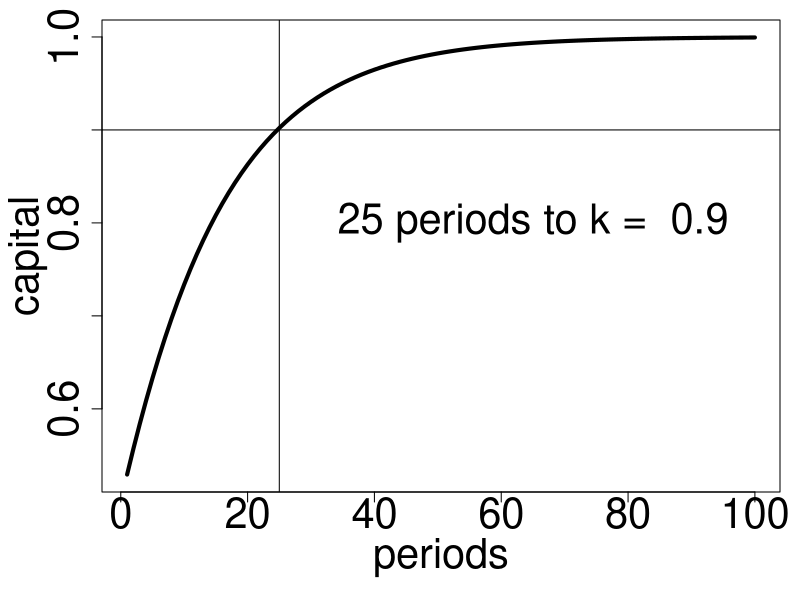
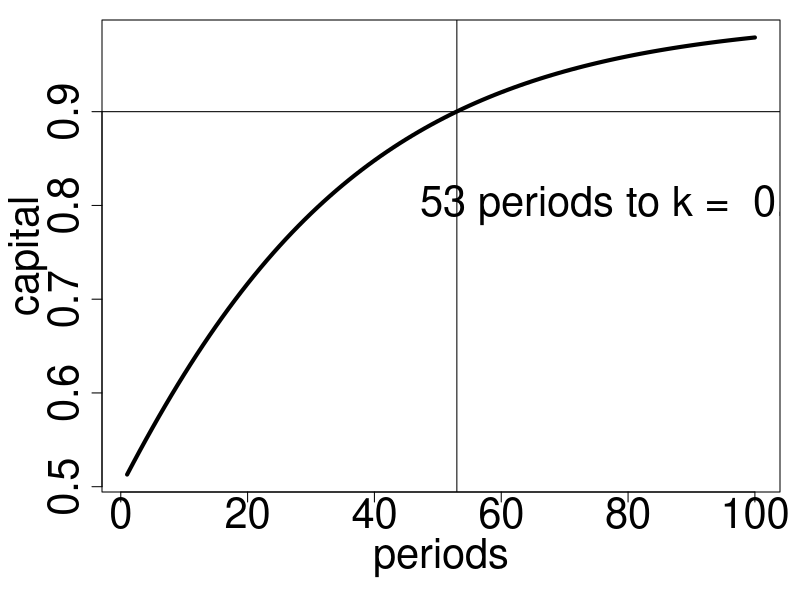

These figures' R source, in order:
library(Cairo)

#===============================================================================
# Macro PSET 2 Question 3
# Solow growth model
#===============================================================================

# parameters 
delta <- 0.1;
alpha <- 1/3;
A <- 2/5
k0 <- 0.5

#===============================================================================
# Parts 1 and 2
#===============================================================================
# steady state 
capital_ss <- function(A, delta, alpha){
  return((A / (4 * delta))^(1/(1 - alpha)))
}

# verify that A = 2/5 gives kss = 1
capital_ss(A = 2/5, delta = 0.1, alpha = 1/3)

# capital differenc eequation
get_kp <- function(A, delta, k, alpha){
  kp <- 0.25 * (A * k^alpha) + (1 - delta) * k
  return(kp)
}

# set up simulation
k <- k0
periods <- 1:100
capital <- rep(NA, length(periods))

# run simulation
for(i in periods){
 capital[i] <- get_kp(A, delta, k, alpha)
 k <- capital[i]
}

tau <- min(which(capital > 0.9))



Cairo("write_up/solow_growth_alpha_low.png",type = "png", width =800, height = 600)
par(mar = c(5.4, 5.1, 1, 1))
par(ps = 30)
plot(periods, capital, type = "l", lwd = 4)
abline(h = 0.9, v = tau)
text(paste(tau, "periods to k =  0.9"), x = tau + 40, y =0.8)
dev.off()

#===============================================================================
# Parts 3 and 4
#===============================================================================

# recompute steady state and normalize A = 1
capital_ss(A = 2/5, delta = 0.1, alpha = 2/3)

k <- 0.5
# run simulation
for(i in periods){
  capital[i] <- get_kp(A, delta, k, alpha = 2/3)
  k <- capital[i]
}
tau <- min(which(capital > 0.9))



Cairo("write_up/solow_growth_alpha_high.png",type = "png", width =800, height = 600)
par(mar = c(5.4, 5.1, 1, 1))
par(ps = 30)
plot(periods, capital, type = "l", lwd = 4)
abline(h = 0.9, v = tau)
text(paste(tau, "periods to k =  0.9"), x = tau + 25 , y =0.8)
dev.off()
